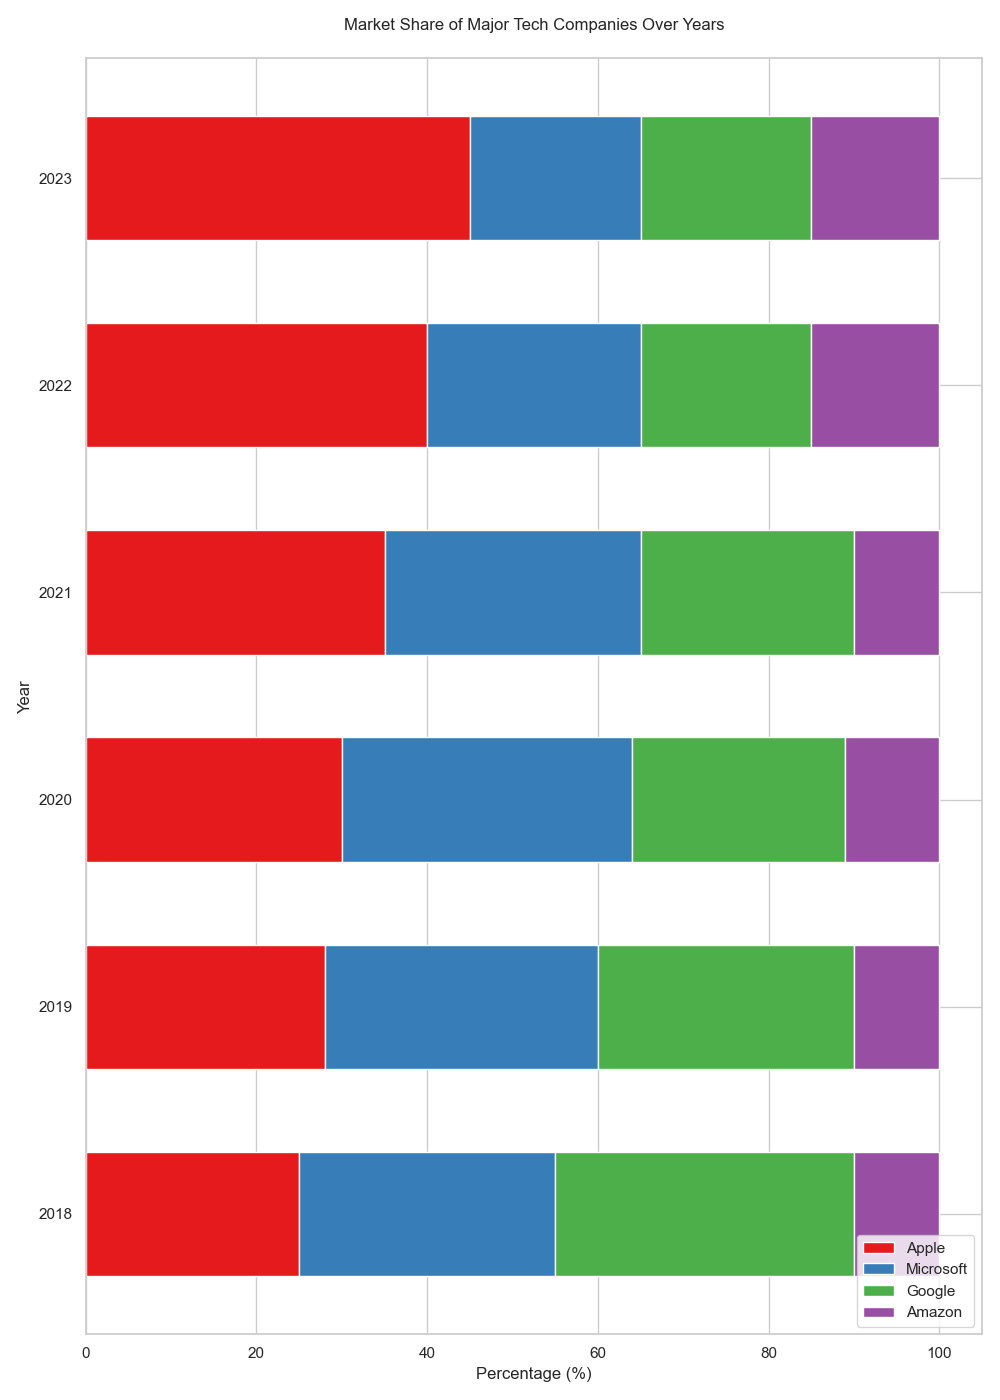

Reproduce this figure in Python.

import seaborn as sns
import matplotlib.pyplot as plt
import pandas as pd

data = {
    'Year': [2018, 2019, 2020, 2021, 2022, 2023],
    'Apple': [25, 28, 30, 35, 40, 45],
    'Microsoft': [30, 32, 34, 30, 25, 20],
    'Google': [35, 30, 25, 25, 20, 20],
    'Amazon': [10, 10, 11, 10, 15, 15]
}
df = pd.DataFrame(data)

df_pct = df.set_index('Year').apply(lambda x: x / x.sum() * 100, axis=1).reset_index()

fig, ax = plt.subplots(figsize=(10, 14))  # Modified width and height for a vertical chart

colors = ['#e41a1c', '#377eb8', '#4daf4a', '#984ea3']  # Changed color scheme

bottom = pd.Series([0] * len(df_pct))
for i, col in enumerate(df.columns[1:]):
    ax.barh(  # Changed to horizontal bar chart
        df_pct['Year'],
        df_pct[col],
        left=bottom,
        color=colors[i],
        edgecolor='white',
        height=0.6  # Adjusted band height
    )
    bottom += df_pct[col]

ax.set_ylabel('Year')
ax.set_xlabel('Percentage (%)')
plt.title('Market Share of Major Tech Companies Over Years', pad=20)  # Updated title with appropriate padding

ax.set_yticks(df_pct['Year'])
ax.set_yticklabels(df_pct['Year'])
ax.legend(df.columns[1:], loc='lower right')  # Moved legend to avoid overlap with title

plt.tight_layout()
plt.show()
